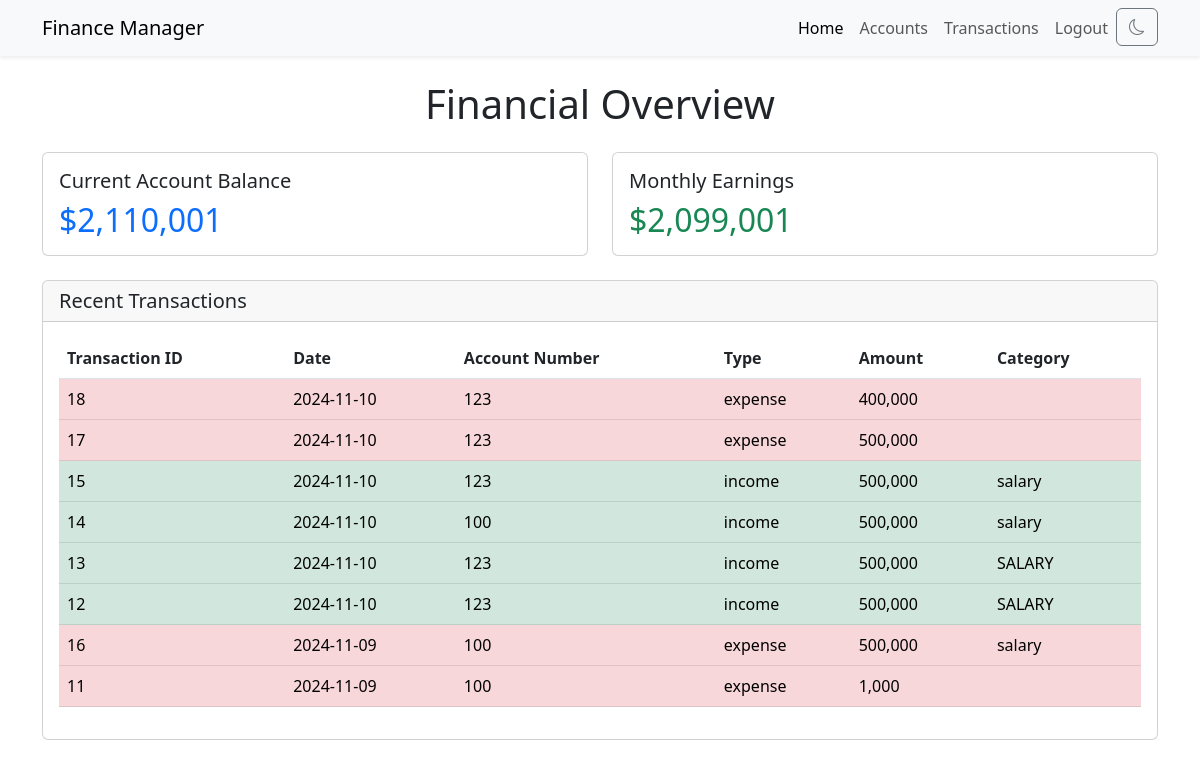
Page / (signed in) on the earlier database version.
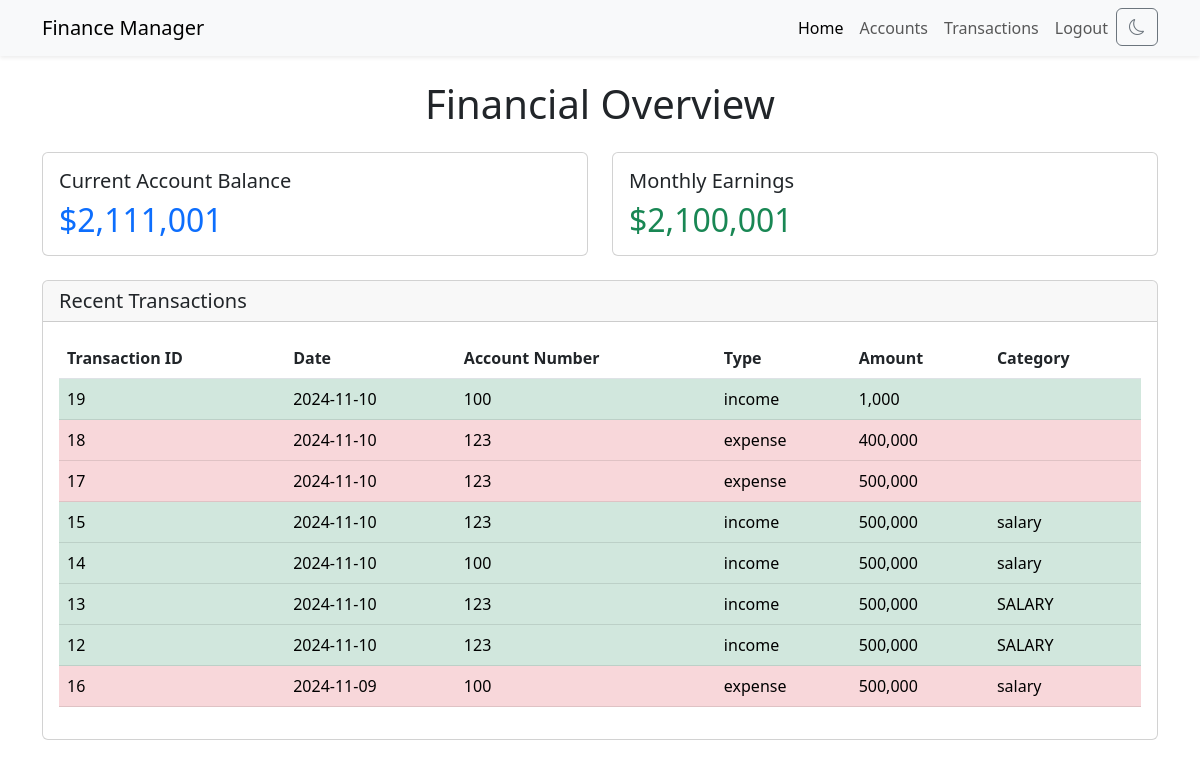
Same page on the later database version.
### app.py (models this page shows, shortened)
class TransactionsTable(db.Model):
    __tablename__ = 'transactions'
    tno = db.Column(db.Integer, primary_key = True, autoincrement = True)
    userid = db.Column(db.Integer, db.ForeignKey("users.id", ondelete='CASCADE'), nullable = False)
    date = db.Column(db.String, nullable = False)
    accno = db.Column(db.Integer, db.ForeignKey("accounts.accno"), nullable = False)
    type = db.Column(db.String, nullable = False)
    amount = db.Column(db.Integer, nullable = False)
    category = db.Column(db.String)

### app.py (the view)
@app.route("/", methods = ["GET", "POST"])
@login_required
def index():
    transactions = TransactionsTable.query.filter_by(userid=current_user.id).order_by(TransactionsTable.date.desc(), TransactionsTable.tno.desc()).all()
    total = sum([i.balance for i in AccountsTable.query.filter_by(userid=current_user.id).all()])
    monthly = sum([i.amount if i.type == 'income' else -i.amount for i in TransactionsTable.query.filter(
        TransactionsTable.userid == current_user.id,
        TransactionsTable.date >= datetime.now() - timedelta(days=30)
    ).all()])
    return render_template("index.html", transactions=transactions[:8], total=total, monthly=monthly)

### app.py (called while the page is built)
@login_manager.user_loader
def load_user(user_id):
    return UsersTable.query.get(int(user_id))

### templates/index.html
{% extends "layout.html" %}
{% block content %}
<div class="container mt-4">
    <h1 class="mb-4 text-center">Financial Overview</h1>
    <div class="row">
        <div class="col-md-6 mb-4">
            <div class="card">
                <div class="card-body">
                    <h5 class="card-title">Current Account Balance</h5>
                    <h2 id="totalBalance" class="card-text text-primary">${{"{:,}".format(total)}}</h2>
                </div>
            </div>
        </div>
        <div class="col-md-6 mb-4">
            <div class="card">
                <div class="card-body">
                    <h5 class="card-title">Monthly Earnings</h5>
                    <h2 id="monthlyEarnings" class="card-text text-success">${{"{:,}".format(monthly)}}</h2>
                </div>
            </div>
        </div>
    </div>
    <div class="card mb-4">
        <div class="card-header">
            <h5 class="card-title mb-0">Recent Transactions</h5>
        </div>
        <div class="card-body">
            {% if transactions %}
            <table id="transactionsTable" class="table">
                <thead>
                    <tr>
                        <th scope="col">Transaction ID</th>
                        <th scope="col">Date</th>
                        <th scope="col">Account Number</th>
                        <th scope="col">Type</th>
                        <th scope="col">Amount</th>
                        <th scope="col">Category</th>
                    </tr>
                </thead>
                <tbody>
                    {% for transaction in transactions %}
                    {% if transaction.type == 'income' %}
                        <tr class="table-success">
                    {% else %}
                        <tr class="table-danger">
                    {% endif %}
                            <td>{{transaction.tno}}</td>
                            <td>{{transaction.date}}</td>
                            <td>{{transaction.accno}}</td>
                            <td>{{transaction.type}}</td>
                            <td>{{"{:,}".format(transaction.amount)}}</td>
                            <td>{{transaction.category}}</td>
                        </tr>
                    {% endfor %}
                </tbody>
            </table>
            {% else %}
            <div class="alert alert-info" role="info">
                <i class="fas fa-exclamation-circle"></i> &nbsp; No transactions yet.
            </div>
            {% endif %}
        </div>
    </div>
</div>
{% endblock %}

Differences in the rows shown:
no longer on this page (row unchanged): TransactionsTable: amount "1,000"
added TransactionsTable: amount "1,000"
Other differences:
{{ "{:,}".format(total) }}: "2,110,001" → "2,111,001"
{{ "{:,}".format(monthly) }}: "2,099,001" → "2,100,001"
